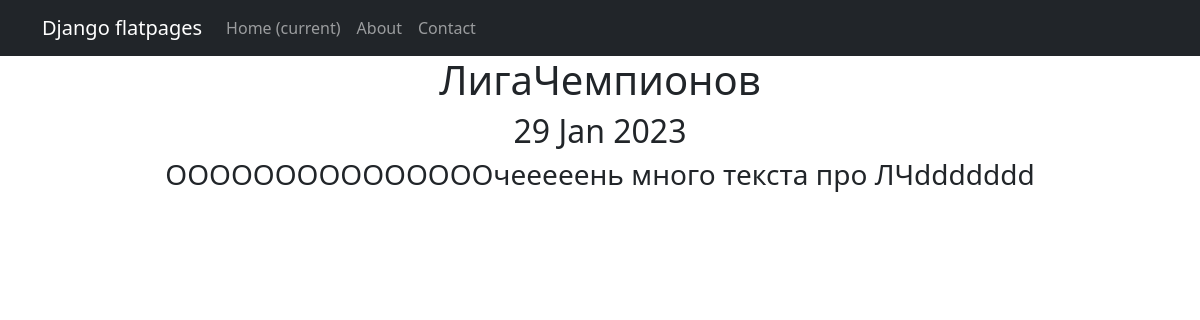
The page /news/2 on the database its author committed.
### news/models.py (models this page shows, shortened)
class Post(models.Model):
    object = None
    author = models.ForeignKey(Author, on_delete=models.CASCADE)
    NEWS = 'NW'
    ARTICLE = 'AR'
    CATEGORY_CHOICES = (
        (NEWS, 'Новость'),
        (ARTICLE, 'Статья'),
    )
    categoryType = models.CharField(max_length=2, choices=CATEGORY_CHOICES, default=ARTICLE)
    dateCreation = models.DateTimeField(auto_now_add=True)
    postCategory = models.ManyToManyField(Category, through='PostCategory')
    title = models.CharField(max_length=128)
    text = models.TextField()
    rating = models.SmallIntegerField(default=0)

### news/views.py (the view)
# urls.py: path('<int:pk>', NewsDetail.as_view(),name='news_detail'),
class NewsDetail(DetailView):
    model = Post
    template_name = 'new.html'
    context_object_name = 'news'

### templates/new.html (shortened to what this page needs)
{% extends 'flatpages/default.html' %}
{% block content %}
<h1>{{ news.title }}</h1>
<h2>{{ news.dateCreation|date:'d M Y' }}</h2>
<h3>{{ news.text }}</h3>
{% endblock content %}

### rows shown on the page
Post: title "ЛигаЧемпионов", dateCreation "29 Jan 2023", text "ОООООООООООООООчееееень много текста про ЛЧddddddd"
